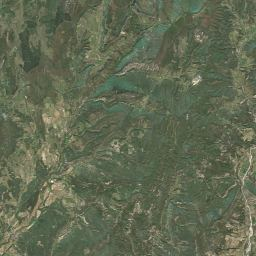
#> input picture data/sat/11/1053_738.jpg, 256 x 256 px, given in place of 11.png, which was not available
$ python build_dem.py 5
#> lines starting #> are read from the running program, lines starting #| are printed output that depends on the picture; long printed decimals are rounded; pictures that were not available may be replaced by others from this repository, and a replacement may not be noted
import math, os, sys, io, gzip, urllib.request, concurrent.futures as cf
import numpy as np
from PIL import Image
Z=int(sys.argv[1]); W,E,S,N=4.3,17.2,43.2,48.9
def tx(lon): return (lon+180)/360*2**Z
def ty(lat): r=math.radians(lat); return (1-math.log(math.tan(r)+1/math.cos(r))/math.pi)/2*2**Z
xs=range(int(tx(W)),int(tx(E))+1); ys=range(int(ty(N)),int(ty(S))+1)
os.makedirs(f"data/raw{Z}",exist_ok=True)
def get(x,y):
#> called with x = 16, y = 11
    p=f"data/raw{Z}/{x}_{y}.png"
    if not os.path.exists(p):
        urllib.request.urlretrieve(f"https://s3.amazonaws.com/elevation-tiles-prod/terrarium/{Z}/{x}/{y}.png",p)
    a=np.asarray(Image.open(p).convert("RGB")).astype(np.float64)
    return (x,y,a[...,0]*256+a[...,1]+a[...,2]/256-32768)
with cf.ThreadPoolExecutor(16) as ex: res=list(ex.map(lambda t:get(*t),[(x,y) for x in xs for y in ys]))
#> call 2 of get, with x = 17, y = 11
#> in get (call 2), `p=f"data/raw{Z}/{x}_{y}.png"`: p = 'data/raw5/17_11.png'
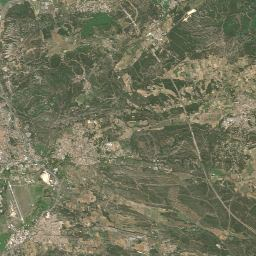
#> input picture data/sat/11/1053_747.jpg, 256 x 256 px, given in place of 11.png, which was not available
#> res = 2 items
print(Z, len(xs), len(ys), xs, ys)
out=f"data/dem{Z}"; os.makedirs(out,exist_ok=True); tot=0
for x,y,h in res:
    h=np.clip(np.round(h),-500,9000).astype(np.int16)
    h[h<0]=0
    d=np.diff(h,axis=1,prepend=0).astype(np.int16)
    b=gzip.compress(d.tobytes(),9)
    open(f"{out}/{x}_{y}.bin","wb").write(b); tot+=len(b)
#> this loop made 2 passes
#> (x, y, tot) on passes 1 to 2: (16, 11, 14153), (17, 11, 57874)
#> pass 1, `h=np.clip(np.round(h),-500,9000).astype(np.int16)`:
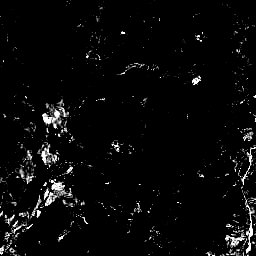
#> h: shape (256, 256) int16; min -500, max 9000, mean -166.3; drawn with min black and max white
#> pass 1, `d=np.diff(h,axis=1,prepend=0).astype(np.int16)`:
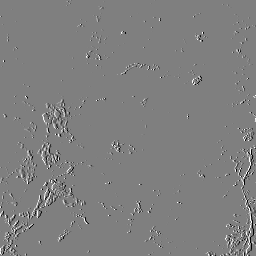
#> d: shape (256, 256) int16; min -9000, max 9000, mean 2.1; drawn with min black and max white
#> pass 2, `h=np.clip(np.round(h),-500,9000).astype(np.int16)`:
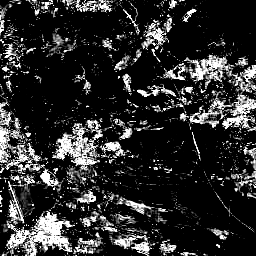
#> h: shape (256, 256) int16; min -500, max 9000, mean 1169.4; drawn with min black and max white
#> pass 2, `d=np.diff(h,axis=1,prepend=0).astype(np.int16)`:
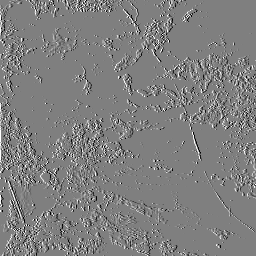
#> d: shape (256, 256) int16; min -9000, max 9000, mean 7.1; drawn with min black and max white
#> after the loop, tot = 57874
print("total MB",tot/1e6)
#| total MB 0.05787
